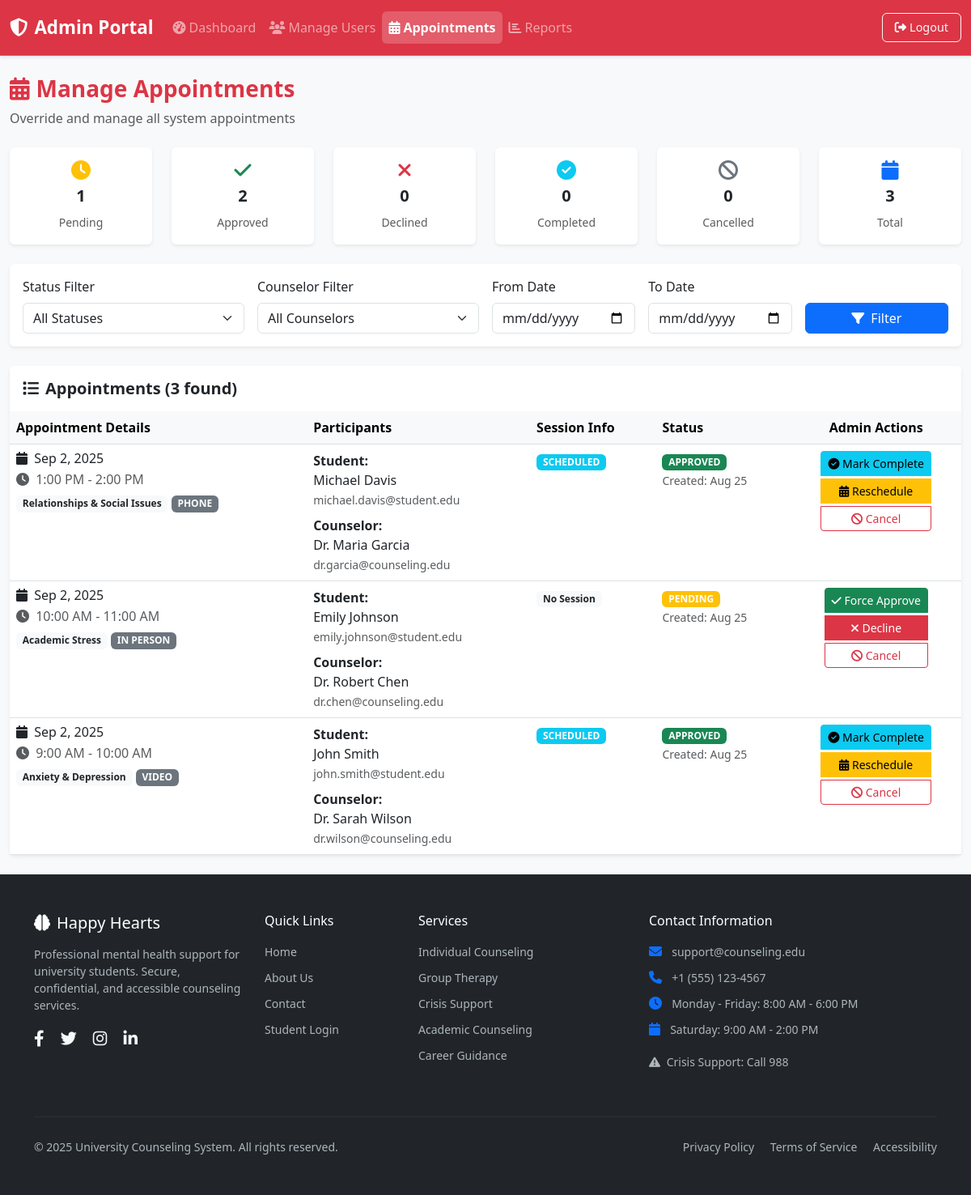
The page /admin/manage_appointments.php (signed in) on the database its author committed.
### tables this page shows
CREATE TABLE appointments (
  id BIGINT AUTO_INCREMENT PRIMARY KEY,
  student_id BIGINT NOT NULL,
  counselor_id BIGINT NOT NULL,
  start_time DATETIME NOT NULL,
  end_time DATETIME NOT NULL,
  status ENUM('PENDING','APPROVED','DECLINED','CANCELLED','COMPLETED') DEFAULT 'PENDING',
  message TEXT,
  created_at TIMESTAMP DEFAULT CURRENT_TIMESTAMP,
  FOREIGN KEY (student_id) REFERENCES users(id),
  FOREIGN KEY (counselor_id) REFERENCES users(id),
  INDEX(counselor_id, start_time),
  INDEX(student_id, start_time)
);

CREATE TABLE counselor_profiles (
  user_id BIGINT PRIMARY KEY,
  specialty VARCHAR(150),
  meeting_mode ENUM('IN_PERSON','VIDEO','PHONE'),
  bio TEXT,
  location VARCHAR(150),
  FOREIGN KEY (user_id) REFERENCES users(id) ON DELETE CASCADE
);

CREATE TABLE users (
  id BIGINT AUTO_INCREMENT PRIMARY KEY,
  role ENUM('STUDENT','COUNSELOR','ADMIN') NOT NULL,
  name VARCHAR(150) NOT NULL,
  email VARCHAR(150) UNIQUE NOT NULL,
  password_hash VARCHAR(255) NOT NULL,
  phone VARCHAR(20),
  created_at TIMESTAMP DEFAULT CURRENT_TIMESTAMP
);

CREATE TABLE sessions (
  id BIGINT AUTO_INCREMENT PRIMARY KEY,
  appointment_id BIGINT UNIQUE NOT NULL,
  status ENUM('SCHEDULED','IN_PROGRESS','COMPLETED','CANCELLED') DEFAULT 'SCHEDULED',
  started_at DATETIME NULL,
  ended_at DATETIME NULL,
  FOREIGN KEY (appointment_id) REFERENCES appointments(id) ON DELETE CASCADE
);

### admin/manage_appointments.php (the view, shortened to what this page needs)
<?php
require_once '../config/db.php';
$date_from = $_GET['date_from'] ?? '';
$date_to = $_GET['date_to'] ?? '';
$query = "
    SELECT a.*,
           s_user.name as student_name, s_user.email as student_email, s_user.phone as student_phone,
           c_user.name as counselor_name, c_user.email as counselor_email,
           cp.specialty, cp.meeting_mode, cp.location,
           sess.id as session_id, sess.status as session_status, sess.started_at, sess.ended_at,
           (CASE
               WHEN sess.status = 'IN_PROGRESS' AND sess.started_at < DATE_SUB(NOW(), INTERVAL 2 HOUR)
               THEN 1 ELSE 0
           END) as is_stuck
    FROM appointments a
    JOIN users s_user ON a.student_id = s_user.id
    JOIN users c_user ON a.counselor_id = c_user.id
    LEFT JOIN counselor_profiles cp ON c_user.id = cp.user_id
    LEFT JOIN sessions sess ON a.id = sess.appointment_id
    WHERE 1=1
";
$params = [];
$query .= " ORDER BY a.start_time DESC";
$stmt = $pdo->prepare($query);
$stmt->execute($params);
$appointments = $stmt->fetchAll();
$stats = [];
$stmt = $pdo->query("SELECT status, COUNT(*) as count FROM appointments GROUP BY status");
while ($row = $stmt->fetch()) {
    $stats[$row['status']] = $row['count'];
}
?>
<!DOCTYPE html>
<html lang="en">
<head>
    <link href="https://cdn.jsdelivr.net/npm/bootstrap@5.3.0/dist/css/bootstrap.min.css" rel="stylesheet">
    <link href="https://cdnjs.cloudflare.com/ajax/libs/font-awesome/6.4.0/css/all.min.css" rel="stylesheet">
    <link href="../assets/css/app.css" rel="stylesheet">
</head>
<body class="bg-light">
    <?php include 'includes/admin_header.php'; ?>
    <div class="container-fluid py-4">
        <div class="row">
            <div class="col-12">
                <div class="d-flex justify-content-between align-items-center mb-4">
                    <div>
                        <h1 class="h3 fw-bold text-danger">
                            <i class="fas fa-calendar-alt me-2"></i>Manage Appointments
                        </h1>
                        <p class="text-muted mb-0">Override and manage all system appointments</p>
                    </div>
                </div>
            </div>
        </div>
        <div class="row g-4 mb-4">
            <div class="col-md-2">
                <div class="card border-0 shadow-sm text-center">
                    <div class="card-body py-3">
                        <i class="fas fa-clock text-warning fs-4 mb-2"></i>
                        <h5 class="fw-bold"><?= $stats['PENDING'] ?? 0 ?></h5>
                        <small class="text-muted">Pending</small>
                    </div>
                </div>
            </div>
            <div class="col-md-2">
                <div class="card border-0 shadow-sm text-center">
                    <div class="card-body py-3">
                        <i class="fas fa-check text-success fs-4 mb-2"></i>
                        <h5 class="fw-bold"><?= $stats['APPROVED'] ?? 0 ?></h5>
                        <small class="text-muted">Approved</small>
                    </div>
                </div>
            </div>
            <div class="col-md-2">
                <div class="card border-0 shadow-sm text-center">
                    <div class="card-body py-3">
                        <i class="fas fa-times text-danger fs-4 mb-2"></i>
                        <h5 class="fw-bold"><?= $stats['DECLINED'] ?? 0 ?></h5>
                        <small class="text-muted">Declined</small>
                    </div>
                </div>
            </div>
            <div class="col-md-2">
                <div class="card border-0 shadow-sm text-center">
                    <div class="card-body py-3">
                        <i class="fas fa-check-circle text-info fs-4 mb-2"></i>
                        <h5 class="fw-bold"><?= $stats['COMPLETED'] ?? 0 ?></h5>
                        <small class="text-muted">Completed</small>
                    </div>
                </div>
            </div>
            <div class="col-md-2">
                <div class="card border-0 shadow-sm text-center">
                    <div class="card-body py-3">
                        <i class="fas fa-ban text-secondary fs-4 mb-2"></i>
                        <h5 class="fw-bold"><?= $stats['CANCELLED'] ?? 0 ?></h5>
                        <small class="text-muted">Cancelled</small>
                    </div>
                </div>
            </div>
            <div class="col-md-2">
                <div class="card border-0 shadow-sm text-center">
                    <div class="card-body py-3">
                        <i class="fas fa-calendar text-primary fs-4 mb-2"></i>
                        <h5 class="fw-bold"><?= array_sum($stats) ?></h5>
                        <small class="text-muted">Total</small>
                    </div>
                </div>
            </div>
        </div>
        <div class="card border-0 shadow-sm mb-4">
            <div class="card-body">
                <form method="GET" class="row g-3">
                    <div class="col-md-3">
                        <label class="form-label">Status Filter</label>
                        <select name="status" class="form-select">
                            <option value="">All Statuses</option>
                        </select>
                    </div>
                    <div class="col-md-3">
                        <label class="form-label">Counselor Filter</label>
                        <select name="counselor" class="form-select">
                            <option value="">All Counselors</option>
                        </select>
                    </div>
                    <div class="col-md-2">
                        <label class="form-label">From Date</label>
                        <input type="date" name="date_from" class="form-control" value="<?= htmlspecialchars($date_from) ?>">
                    </div>
                    <div class="col-md-2">
                        <label class="form-label">To Date</label>
                        <input type="date" name="date_to" class="form-control" value="<?= htmlspecialchars($date_to) ?>">
                    </div>
                    <div class="col-md-2">
                        <label class="form-label">&nbsp;</label>
                        <div class="d-grid">
                            <button type="submit" class="btn btn-primary">
                                <i class="fas fa-filter me-2"></i>Filter
                            </button>
                        </div>
                    </div>
                </form>
            </div>
        </div>
        <div class="card border-0 shadow-sm">
            <div class="card-header bg-white border-0 py-3">
                <h5 class="mb-0 fw-bold">
                    <i class="fas fa-list me-2"></i>Appointments (<?= count($appointments) ?> found)
                </h5>
            </div>
            <div class="card-body p-0">
                <div class="table-responsive">
                    <table class="table table-hover mb-0">
                        <thead class="table-light">
                            <tr>
                                <th>Appointment Details</th>
                                <th>Participants</th>
                                <th>Session Info</th>
                                <th>Status</th>
                                <th class="text-center">Admin Actions</th>
                            </tr>
                        </thead>
                        <tbody>
                            <?php foreach ($appointments as $appointment): ?>
                                <tr <?= $appointment['is_stuck'] ? 'class="table-warning"' : '' ?>>
                                    <td>
                                        <div>
                                            <h6 class="mb-1">
                                                <i class="fas fa-calendar me-1"></i>
                                                <?= date('M j, Y', strtotime($appointment['start_time'])) ?>
                                            </h6>
                                            <p class="mb-1 text-muted">
                                                <i class="fas fa-clock me-1"></i>
                                                <?= date('g:i A', strtotime($appointment['start_time'])) ?> -
                                                <?= date('g:i A', strtotime($appointment['end_time'])) ?>
                                            </p>
                                            <?php if ($appointment['specialty']): ?>
                                                <span class="badge bg-light text-dark"><?= htmlspecialchars($appointment['specialty']) ?></span>
                                            <?php endif; ?>
                                            <?php if ($appointment['meeting_mode']): ?>
                                                <span class="badge bg-secondary"><?= str_replace('_', ' ', $appointment['meeting_mode']) ?></span>
                                            <?php endif; ?>
                                        </div>
                                    </td>
                                    <td>
                                        <div class="mb-2">
                                            <strong>Student:</strong><br>
                                            <?= htmlspecialchars($appointment['student_name']) ?><br>
                                            <small class="text-muted"><?= htmlspecialchars($appointment['student_email']) ?></small>
                                        </div>
                                        <div>
                                            <strong>Counselor:</strong><br>
                                            <?= htmlspecialchars($appointment['counselor_name']) ?><br>
                                            <small class="text-muted"><?= htmlspecialchars($appointment['counselor_email']) ?></small>
                                        </div>
                                    </td>
                                    <td>
                                        <?php if ($appointment['session_id']): ?>
                                            <span class="badge bg-<?=
                                                $appointment['session_status'] === 'COMPLETED' ? 'success' :
                                                ($appointment['session_status'] === 'IN_PROGRESS' ? 'warning' : 'info')
                                            ?>">
                                                <?= $appointment['session_status'] ?>
                                            </span>
                                        <?php else: ?>
                                            <span class="badge bg-light text-dark">No Session</span>
                                        <?php endif; ?>
                                    </td>
                                    <td>
                                        <span class="badge bg-<?=
                                            $appointment['status'] === 'APPROVED' ? 'success' :
                                            ($appointment['status'] === 'PENDING' ? 'warning' :
                                            ($appointment['status'] === 'COMPLETED' ? 'info' : 'secondary'))
                                        ?>">
                                            <?= $appointment['status'] ?>
                                        </span>
                                        <br><small class="text-muted">
                                            Created: <?= date('M j', strtotime($appointment['created_at'])) ?>
                                        </small>
                                    </td>
                                    <td class="text-center">
                                        <div class="btn-group-vertical" role="group">
                                            <?php if ($appointment['status'] === 'PENDING'): ?>
                                                <button class="btn btn-sm btn-success mb-1"
                                                        onclick="forceAction('approve', <?= $appointment['id'] ?>)">
                                                    <i class="fas fa-check"></i> Force Approve
                                                </button>
                                                <button class="btn btn-sm btn-danger mb-1"
                                                        data-bs-toggle="modal" data-bs-target="#declineModal"
                                                        data-appointment-id="<?= $appointment['id'] ?>">
                                                    <i class="fas fa-times"></i> Decline
                                                </button>
                                            <?php elseif ($appointment['status'] === 'APPROVED'): ?>
                                                <button class="btn btn-sm btn-info mb-1"
                                                        onclick="forceAction('complete', <?= $appointment['id'] ?>)">
                                                    <i class="fas fa-check-circle"></i> Mark Complete
                                                </button>
                                                <button class="btn btn-sm btn-warning mb-1"
                                                        data-bs-toggle="modal" data-bs-target="#rescheduleModal"
                                                        data-appointment-id="<?= $appointment['id'] ?>"
                                                        data-start-time="<?= $appointment['start_time'] ?>"
                                                        data-end-time="<?= $appointment['end_time'] ?>">
                                                    <i class="fas fa-calendar-alt"></i> Reschedule
                                                </button>
                                            <?php endif; ?>
                                            <?php if (!in_array($appointment['status'], ['CANCELLED', 'COMPLETED'])): ?>
                                                <button class="btn btn-sm btn-outline-danger"
                                                        data-bs-toggle="modal" data-bs-target="#cancelModal"
                                                        data-appointment-id="<?= $appointment['id'] ?>">
                                                    <i class="fas fa-ban"></i> Cancel
                                                </button>
                                            <?php endif; ?>
                                        </div>
                                    </td>
                                </tr>
                            <?php endforeach; ?>
                        </tbody>
                    </table>
                </div>
            </div>
        </div>
    </div>
    <?php include '../includes/footer.php'; ?>
</body>
</html>

### rows shown on the page
appointments: start_time "Sep 2, 2025", start_time "1:00 PM", end_time "2:00 PM", counselor_profiles.specialty "Relationships & Social Issues", counselor_profiles.meeting_mode "PHONE", student.name "Michael Davis", student.email "michael.davis@student.edu", counselor.name "Dr. Maria Garcia", counselor.email "dr.garcia@counseling.edu", sessions.status "SCHEDULED", status "APPROVED", created_at "Aug 25"
appointments: start_time "Sep 2, 2025", start_time "10:00 AM", end_time "11:00 AM", counselor_profiles.specialty "Academic Stress", counselor_profiles.meeting_mode "IN PERSON", student.name "Emily Johnson", student.email "emily.johnson@student.edu", counselor.name "Dr. Robert Chen", counselor.email "dr.chen@counseling.edu", shows "No Session", status "PENDING", created_at "Aug 25"
appointments: start_time "Sep 2, 2025", start_time "9:00 AM", end_time "10:00 AM", counselor_profiles.specialty "Anxiety & Depression", counselor_profiles.meeting_mode "VIDEO", student.name "John Smith", student.email "john.smith@student.edu", counselor.name "Dr. Sarah Wilson", counselor.email "dr.wilson@counseling.edu", sessions.status "SCHEDULED", status "APPROVED", created_at "Aug 25"

### other values the page prints
$stats['PENDING'] "1"
$stats['APPROVED'] "2"
$stats['DECLINED'] "0"
$stats['COMPLETED'] "0"
$stats['CANCELLED'] "0"
array_sum($stats) "3"
count($appointments) "3"
